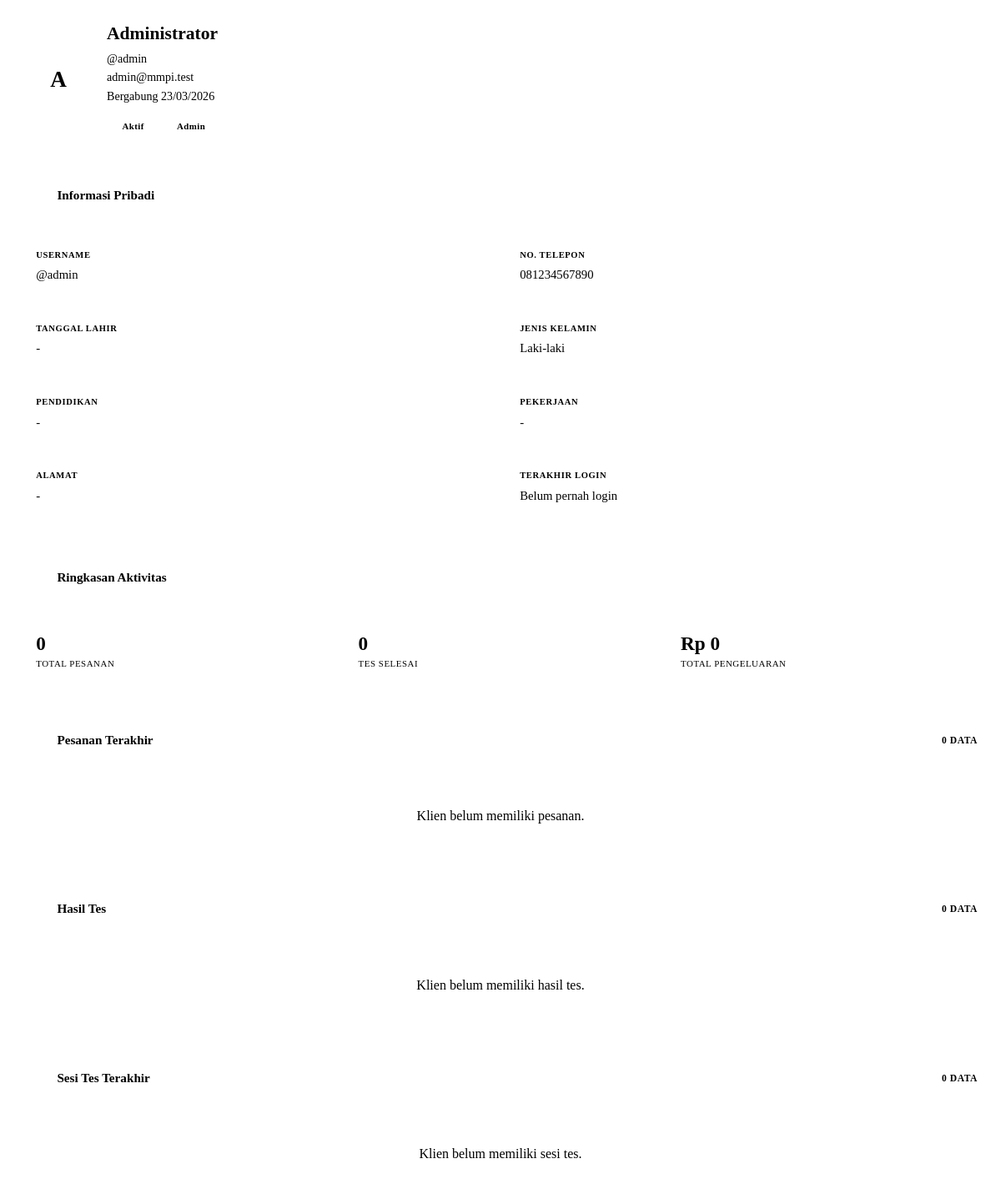
Page /admin/ajax_get_client_details.php?id=1 (signed in) on the committed database.
### tables this page shows
CREATE TABLE IF NOT EXISTS users (
    id INT PRIMARY KEY AUTO_INCREMENT,
    username VARCHAR(50) UNIQUE NOT NULL,
    password VARCHAR(255) NOT NULL,
    full_name VARCHAR(100) NOT NULL,
    email VARCHAR(100) NOT NULL UNIQUE,
    phone VARCHAR(20),
    date_of_birth DATE,
    gender ENUM('Laki-laki', 'Perempuan', 'Lainnya') DEFAULT 'Laki-laki',
    education VARCHAR(50),
    occupation VARCHAR(100),
    address TEXT,
    role ENUM('admin', 'client') DEFAULT 'client',
    profile_picture VARCHAR(255),
    avatar VARCHAR(255),
    is_active BOOLEAN DEFAULT TRUE,
    last_login DATETIME,
    created_at TIMESTAMP DEFAULT CURRENT_TIMESTAMP,
    updated_at TIMESTAMP DEFAULT CURRENT_TIMESTAMP ON UPDATE CURRENT_TIMESTAMP
);

### includes/config.php (called while the page is built, shortened)
<?php
function formatDate($date, $format = 'd/m/Y') {
    $dateTime = new DateTime($date);
    return $dateTime->format($format);
}
?>

### admin/ajax_get_client_details.php (the view, shortened to what this page needs)
<?php
require_once '../includes/config.php';
$db = getDB();
$client_id = isset($_GET['id']) ? (int)$_GET['id'] : 0;
try {
    $stmt = $db->prepare("SELECT * FROM users WHERE id = ?");
    $stmt->execute([$client_id]);
    $client = $stmt->fetch();
    $stmt = $db->prepare("
        SELECT o.*, p.name as package_name, p.price
        FROM orders o
        JOIN packages p ON o.package_id = p.id
        WHERE o.user_id = ?
        ORDER BY o.created_at DESC
    ");
    $stmt->execute([$client_id]);
    $orders = $stmt->fetchAll();
    $stmt = $db->prepare("
        SELECT tr.*, p.name as package_name, ts.session_code
        FROM test_results tr
        JOIN packages p ON tr.package_id = p.id
        LEFT JOIN test_sessions ts ON tr.test_session_id = ts.id
        WHERE tr.user_id = ?
        ORDER BY tr.created_at DESC
    ");
    $stmt->execute([$client_id]);
    $testResults = $stmt->fetchAll();
    $stmt = $db->prepare("
        SELECT ts.*, p.name as package_name
        FROM test_sessions ts
        JOIN packages p ON ts.package_id = p.id
        WHERE ts.user_id = ?
        ORDER BY ts.created_at DESC
        LIMIT 10
    ");
    $stmt->execute([$client_id]);
    $testSessions = $stmt->fetchAll();
    $totalOrders = count($orders);
    $totalTests = count($testResults);
    $totalSpent = 0;
} catch (PDOException $e) {
    error_log("Client details error: " . $e->getMessage());
    echo '<p style="color: #e74c3c;">Gagal memuat data klien.</p>';
    exit();
}
?>
<?php
$clientInitials = 'U';
if (!empty($client['full_name'])) {
    $parts = explode(' ', trim((string)$client['full_name']));
    $clientInitials = strtoupper(substr($parts[0], 0, 1) . (isset($parts[1]) ? substr($parts[1], 0, 1) : ''));
}
$clientAvatarUrl = !empty($client['avatar']) ? BASE_URL . '/assets/uploads/avatars/' . rawurlencode(basename((string)$client['avatar'])) : '';
?>
<div class="client-sheet">
    <section class="client-hero">
        <div class="client-hero-avatar">
            <?php if ($clientAvatarUrl): ?>
                <img src="<?php echo htmlspecialchars($clientAvatarUrl); ?>" alt="Avatar klien">
            <?php else: ?>
                <?php echo htmlspecialchars($clientInitials); ?>
            <?php endif; ?>
        </div>
        <div>
            <div class="client-hero-name"><?php echo htmlspecialchars($client['full_name']); ?></div>
            <div class="client-hero-meta">
                @<?php echo htmlspecialchars($client['username']); ?><br>
                <?php echo htmlspecialchars($client['email']); ?><br>
                Bergabung <?php echo formatDate($client['created_at']); ?>
            </div>
            <div class="client-badges">
                <span class="status-badge <?php echo $client['is_active'] ? 'badge-active' : 'badge-inactive'; ?>">
                    <?php echo $client['is_active'] ? 'Aktif' : 'Nonaktif'; ?>
                </span>
                <span class="status-badge badge-pending">
                    <?php echo htmlspecialchars(ucfirst($client['role'])); ?>
                </span>
            </div>
        </div>
    </section>
    <section class="client-section">
        <div class="client-section-head">
            <div class="client-section-title">
                <i class="fas fa-id-card"></i>
                Informasi Pribadi
            </div>
        </div>
        <div class="client-section-body">
            <div class="info-grid">
                <div class="info-item"><div class="info-label">Username</div><div class="info-value">@<?php echo htmlspecialchars($client['username']); ?></div></div>
                <div class="info-item"><div class="info-label">No. Telepon</div><div class="info-value"><?php echo htmlspecialchars($client['phone'] ?? '-'); ?></div></div>
                <div class="info-item"><div class="info-label">Tanggal Lahir</div><div class="info-value"><?php echo $client['date_of_birth'] ? formatDate($client['date_of_birth']) : '-'; ?></div></div>
                <div class="info-item"><div class="info-label">Jenis Kelamin</div><div class="info-value"><?php echo htmlspecialchars($client['gender'] ?? '-'); ?></div></div>
                <div class="info-item"><div class="info-label">Pendidikan</div><div class="info-value"><?php echo htmlspecialchars($client['education'] ?? '-'); ?></div></div>
                <div class="info-item"><div class="info-label">Pekerjaan</div><div class="info-value"><?php echo htmlspecialchars($client['occupation'] ?? '-'); ?></div></div>
                <div class="info-item"><div class="info-label">Alamat</div><div class="info-value"><?php echo htmlspecialchars($client['address'] ?? '-'); ?></div></div>
                <div class="info-item"><div class="info-label">Terakhir Login</div><div class="info-value"><?php echo $client['last_login'] ? formatDate($client['last_login']) : 'Belum pernah login'; ?></div></div>
            </div>
        </div>
    </section>
    <section class="client-section">
        <div class="client-section-head">
            <div class="client-section-title">
                <i class="fas fa-chart-line"></i>
                Ringkasan Aktivitas
            </div>
        </div>
        <div class="client-section-body">
            <div class="stats-grid">
                <div class="stat-box">
                    <div class="stat-number"><?php echo $totalOrders; ?></div>
                    <div class="stat-label">Total Pesanan</div>
                </div>
                <div class="stat-box">
                    <div class="stat-number"><?php echo $totalTests; ?></div>
                    <div class="stat-label">Tes Selesai</div>
                </div>
                <div class="stat-box">
                    <div class="stat-number">Rp <?php echo number_format($totalSpent, 0, ',', '.'); ?></div>
                    <div class="stat-label">Total Pengeluaran</div>
                </div>
            </div>
        </div>
    </section>
    <section class="client-section">
        <div class="client-section-head">
            <div class="client-section-title">
                <i class="fas fa-shopping-cart"></i>
                Pesanan Terakhir
            </div>
            <div class="client-section-count"><?php echo count($orders); ?> data</div>
        </div>
        <div class="client-section-body">
            <?php if (empty($orders)): ?>
                <div class="detail-empty">
                    <div>Klien belum memiliki pesanan.</div>
                </div>
            <?php endif; ?>
        </div>
    </section>
    <section class="client-section">
        <div class="client-section-head">
            <div class="client-section-title">
                <i class="fas fa-chart-bar"></i>
                Hasil Tes
            </div>
            <div class="client-section-count"><?php echo count($testResults); ?> data</div>
        </div>
        <div class="client-section-body">
            <?php if (empty($testResults)): ?>
                <div class="detail-empty">
                    <div>Klien belum memiliki hasil tes.</div>
                </div>
            <?php endif; ?>
        </div>
    </section>
    <section class="client-section">
        <div class="client-section-head">
            <div class="client-section-title">
                <i class="fas fa-play-circle"></i>
                Sesi Tes Terakhir
            </div>
            <div class="client-section-count"><?php echo count($testSessions); ?> data</div>
        </div>
        <div class="client-section-body">
            <?php if (empty($testSessions)): ?>
                <div class="detail-empty">
                    <div>Klien belum memiliki sesi tes.</div>
                </div>
            <?php endif; ?>
        </div>
    </section>
</div>

### admin/ajax_get_client_details.php (style rules this page uses)
.client-sheet { display: grid; gap: 1.25rem; }
.client-hero { display: grid; grid-template-columns: auto 1fr; gap: 1rem; align-items: center; padding: 1.25rem; border: 1px solid var(--border-color); border-radius: 22px; background: radial-gradient(circle at top right, rgba(17, 24, 39, 0.06), transparent 35%), var(--bg-secondary); }
.client-hero-avatar { width: 84px; height: 84px; border-radius: 24px; background-color: var(--text-primary); color: var(--bg-primary); display: flex; align-items: center; justify-content: center; font-size: 1.7rem; font-weight: 700; overflow: hidden; }
.client-hero-name { font-size: 1.35rem; font-weight: 700; color: var(--text-primary); margin-bottom: 0.35rem; }
.client-hero-meta { color: var(--text-secondary); font-size: 0.88rem; line-height: 1.6; }
.client-badges { display: flex; flex-wrap: wrap; gap: 0.5rem; margin-top: 0.85rem; }
.client-section { border: 1px solid var(--border-color); border-radius: 20px; overflow: hidden; background-color: var(--bg-primary); }
.client-section-head { padding: 1rem 1.25rem; border-bottom: 1px solid var(--border-color); display: flex; align-items: center; justify-content: space-between; gap: 0.75rem; flex-wrap: wrap; }
.client-section-title { display: flex; align-items: center; gap: 0.65rem; font-size: 0.95rem; font-weight: 700; color: var(--text-primary); }
.client-section-title i { width: 30px; height: 30px; border-radius: 10px; display: inline-flex; align-items: center; justify-content: center; background-color: var(--bg-secondary); border: 1px solid var(--border-color); color: var(--text-primary); }
.client-section-count { font-size: 0.72rem; color: var(--text-secondary); font-weight: 600; text-transform: uppercase; letter-spacing: 0.05em; }
.client-section-body { padding: 1.2rem; }
.info-grid { display: grid; grid-template-columns: repeat(2, minmax(0, 1fr)); gap: 0.9rem; }
.info-item { background-color: var(--bg-secondary); border: 1px solid var(--border-color); border-radius: 16px; padding: 1rem; }
.info-label { font-size: 0.66rem; color: var(--text-secondary); text-transform: uppercase; letter-spacing: 0.06em; font-weight: 700; margin-bottom: 0.45rem; }
.info-value { font-size: 0.92rem; color: var(--text-primary); font-weight: 500; line-height: 1.6; word-break: break-word; }
.stats-grid { display: grid; grid-template-columns: repeat(3, minmax(0, 1fr)); gap: 0.85rem; }
.stat-box { background-color: var(--bg-secondary); border: 1px solid var(--border-color); border-radius: 18px; padding: 1rem; }
.stat-number { font-size: 1.45rem; font-weight: 700; color: var(--text-primary); margin-bottom: 0.3rem; line-height: 1.1; }
.stat-label { font-size: 0.68rem; color: var(--text-secondary); text-transform: uppercase; letter-spacing: 0.05em; }
.status-badge { display: inline-flex; align-items: center; gap: 0.35rem; padding: 0.35rem 0.8rem; border-radius: 999px; font-size: 0.68rem; font-weight: 700; letter-spacing: 0.04em; }
.badge-paid, .badge-active { background-color: var(--success-bg); color: var(--success-text); border: 1px solid var(--success-border); }
.badge-pending { background-color: var(--warning-bg); color: var(--warning-text); border: 1px solid var(--warning-border); }
.detail-empty { padding: 2rem 1.25rem; text-align: center; color: var(--text-secondary); background-color: var(--bg-secondary); border: 1px dashed var(--border-color); border-radius: 16px; }

### rows in the picture
users: full_name "A", full_name "Administrator", username "admin", email "admin@mmpi.test", created_at "23/03/2026", role "Admin", phone "081234567890", gender "Laki-laki", education "-", occupation "-", address "-"

### other values in the picture
$totalOrders "0"
$totalTests "0"
$totalSpent "0"
count($orders) "0"
count($testResults) "0"
count($testSessions) "0"
